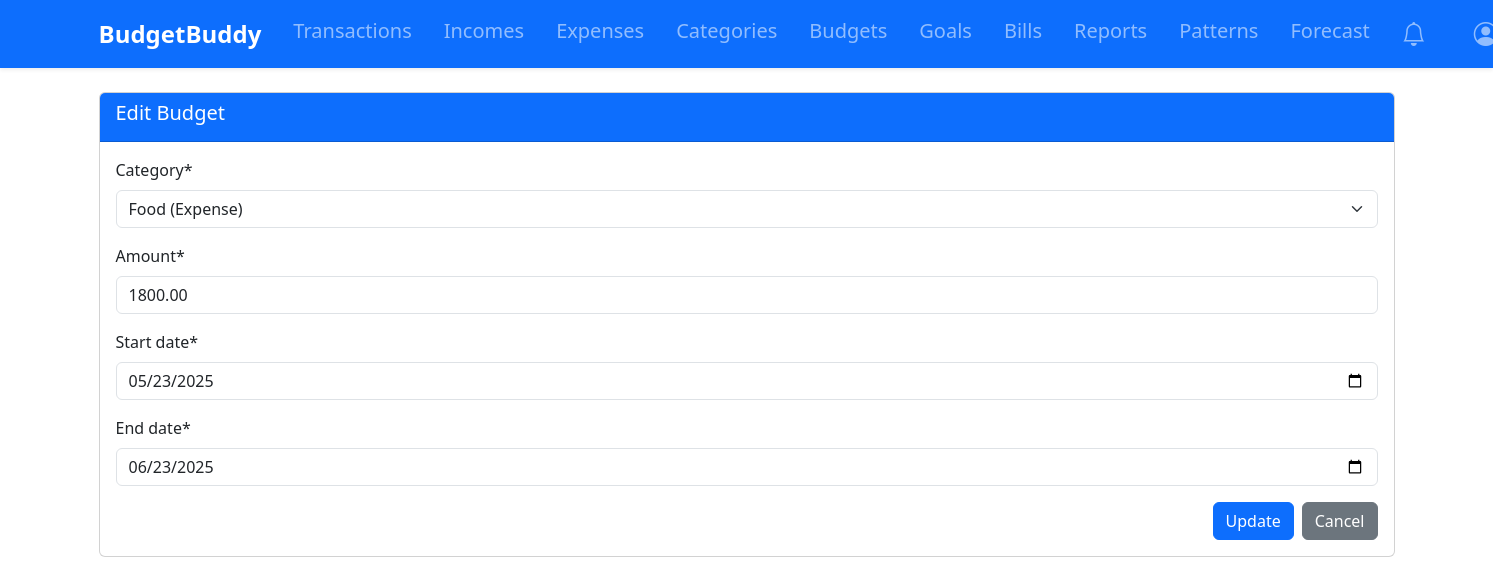
Screenshot of /budgets/edit/1/ (signed in) with the database file from the repository.
### tracker/models.py (models this page shows, shortened)
class Budget(models.Model):
    user = models.ForeignKey(User, on_delete=models.CASCADE)
    category = models.ForeignKey(Category, on_delete=models.CASCADE)
    amount = models.DecimalField(max_digits=10, decimal_places=2, validators=[MinValueValidator(0.01)])
    start_date = models.DateField()
    end_date = models.DateField()
    def progress(self):
        expenses = Transaction.objects.filter(
            user=self.user,
            category=self.category,
            date__gte=self.start_date,
            date__lte=self.end_date
        ).aggregate(total=models.Sum('amount'))['total'] or 0
        return (expenses / self.amount) * 100 if self.amount else 0

### tracker/views.py (the view)
# urls.py: path('budgets/edit/<int:pk>/', views.edit_budget, name='edit_budget'),
@login_required
def edit_budget(request, pk):
    budget = get_object_or_404(Budget, pk=pk, user=request.user)
    if request.method == 'POST':
        form = BudgetForm(request.POST, instance=budget, user=request.user)
        if form.is_valid():
            form.save()
            return redirect('budgets')
    else:
        form = BudgetForm(instance=budget, user=request.user)
    return render(request, 'tracker/edit_budget.html', {'form': form})

### tracker/forms.py
class BudgetForm(forms.ModelForm):
    def __init__(self, *args, **kwargs):
        self.user = kwargs.pop('user', None)
        super().__init__(*args, **kwargs)
        if self.user:
            self.fields['category'].queryset = Category.objects.filter(user=self.user, category_type = 'EX')
    class Meta:
        model = Budget
        fields = ['category', 'amount', 'start_date', 'end_date']
        widgets = {
            'start_date': forms.DateInput(attrs={'type': 'date'}),
            'end_date': forms.DateInput(attrs={'type': 'date'}),
        }

### tracker/context_processors.py (called while the page is built)
def notifications_count(request):
    if request.user.is_authenticated:
        return {
            'unread_notifications_count': Notification.objects.filter(
                user=request.user,
                is_read=False
            ).count()
        }
    return {'unread_notifications_count': 0}

### tracker/models.py (called while the page is built)
    def __str__(self):
        return f"{self.name} ({self.get_category_type_display()})"

    def progress(self):
        return (self.current_amount / self.target_amount) * 100 if self.target_amount else 0

### tracker/utils.py (called while the page is built)
def should_send_notification(notification_type, user, message):
    now = timezone.now()
    threshold = {
        'BUDGET': timedelta(hours=12),
        'GOAL': timedelta(days=1),
        'BILL': timedelta(days=1)
    }.get(notification_type, timedelta(days=1))
    existing = Notification.objects.filter(
        user=user,
        notification_type=notification_type,
        message=message,
        is_active=True
    ).order_by('-last_sent').first()
    if not existing:
        return True
    if existing.repeat_frequency == 'ONCE':
        return False
    elif existing.repeat_frequency == 'DAILY' and (now - existing.last_sent) >= timedelta(days=1):
        return True
    elif existing.repeat_frequency == 'WEEKLY' and (now - existing.last_sent) >= timedelta(weeks=1):
        return True
    return False

def create_notification(user, message, notification_type, repeat_frequency='ONCE'):
    if should_send_notification(notification_type, user, message):
        Notification.objects.create(
            user=user,
            message=message,
            notification_type=notification_type,
            repeat_frequency=repeat_frequency
        )

### templates/tracker/edit_budget.html (shortened to what this page needs)
{% extends 'base.html' %}
{% load crispy_forms_tags %}
{% block content %}
<div class="card">
    <div class="card-header bg-primary text-white">
        <h5 class="card-title">Edit Budget</h5>
    </div>
    <div class="card-body">
        <form method="post">
            {{ form|crispy }}
            <div class="d-grid gap-2 d-md-flex justify-content-md-end">
                <button type="submit" class="btn btn-primary">Update</button>
                <a href="{% url 'budgets' %}" class="btn btn-secondary">Cancel</a>
            </div>
        </form>
    </div>
</div>
{% endblock %}

### rows the page displays
Budget: category "Food (Expense)", amount "1800.00", start_date "05/23/2025", end_date "06/23/2025"
